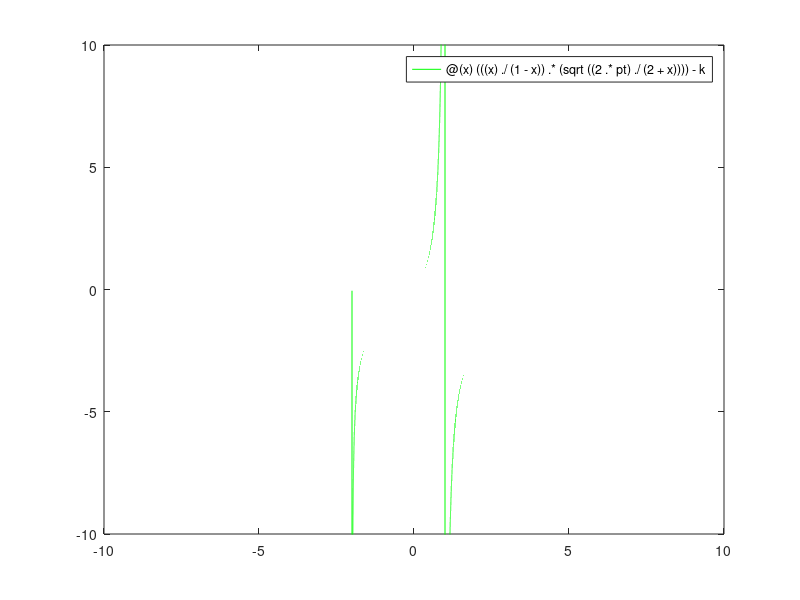

The MATLAB source for this figure: (Note: this script raises an error after producing the figure.)
%created by Jason Sayre on 02/22/2018
clear %housekeeping
clc
pt = 3 %variables
k = 0.05
func = @(x) (((x)./(1-x)).*(sqrt((2.*pt)./(2+x))))-k %function we want to approximate the root location of
fplot(func,'g-') %graphs function
ylim([-10 10]) %adds windows/limits for x and y axis
xlim([-10 10])
refline(0) %graphical elements
xroot = fzero(func,[0 0.4]) %use of a function to approximate the root
hold on %keeps graph elements
plot(xroot,0,'bd') %adds diamond on the root location 

[root, fx, ea, iter] = falsePosition (func, 0, 0.4)
%being that this function has a point where it diverges to infinity, it can
%be assumed that a closed bracket method would be more accurate

function [root, fx, ea, iter] = falsePosition (func, xl ,xu, es, maxiter) %bracket false position method
%This function estimates the root of a given function
%Inputs:
%   func - the function being evaluated. Please enter function in the
%   format of "@(x)" followed by the desired function. Example: '@(x)
%   x.^3+5*x-4 '
%   xl - the lower guess
%   xu - the upper guess
%   es - the desired relative error as a (default = 0.0001%)
%   maxiter - the number of iterations desired (default = 200)
%Outputs:
%   root - the estimated root location
%   fx - the function evaluated at the root location
%   ea - the approximate relative error as a percent
%   iter - how many iterations were performed
%Program created by Jason Sayre on 02/17/18
%Last edit on 01/17/18

%For testing purposes, un-comment while in use, comment while not in use
%func = @(x) x.^3+4*x-1    root is ~0.24626
%func = @(x) x.^2+2*x-1    root is ~0.4145
%func = @(x) x.^2          root is 0.00
%xl = -3
%xu = 3
%es = 0.1
%maxiter= 200

%input arguments for testing%
%func = input('enter the function to be evaluated: ')
%xl = input('the lower guess: ')
%xu = input('the upper guess: ')
%es = input('the desired relative error: ')
%maxiter = input('the max iterations: ')


%x= sym('x'); %for testing purpose, i was unable to figure out how to use
%this notation and instead starting using the notation:
%x = @(x) ...
%source for where i learned how to do this notation: https://www.mathworks.com/matlabcentral/answers/63664-evaluate-f-x-for-multiple-evenly-spaced-values

clc %housekeeping, clears command window. Cannot have clear otherwise the input variables will be cleared immediately after being entered.


if nargin < 3 %sets minimum input arguments as 3
    warning('the requested function does not have enough info to properly calculate the root of the function')
end

if nargin == 3 %sets 4th and 5th arg as a default value
    es = 0.0001;
    maxiter = 200;
end

if nargin == 4 %sets 5th arg as default
    maxiter = 200;
end

if nargin > 5 %limits inputs to 5 arguments
    warning('You have not entered the proper amount of input arguments')
end



fxu = func(xu); %intent is to check sign in next step
fxl = func(xl);
if fxu*fxl > 0  %checks sign to determine if there is a root in between the bounds entered
    warning('if printed above is root = 0, the root is zero. Otherwise there is either multiple roots or no root between the upper and lower bound estimates entered. Try reentering the bounds. If this error continues to occur, try graphing your function and re-choosing bounds ')
end

iter=1;%starting interation 
ea = 1; %100 percent error to start
rootstorage = ones(1,200); %starting vector values


fxzero = func(0); %tests if the root is at the value of zero
if fxzero == 0 %will display root is zero and will then stop program if it is true.
    root = [fxzero]
    fx = [func]
    ea = [0]
    iter = ('the root was found without running the program through iterations. ')
    
else while ea >= es %runs while calculated error is greater than desired error
xu = xu; %upper x value
xl = xl; %lower x value
fxu = func(xu); %calculated upper y value
fxl = func(xl); %calculated lower y value

xr = (xu-((fxu*(xl-xu))/ (fxl - fxu))); %plugs values in to find the functions calculated root
rootstorage(iter) = xr;
if (fxl * fxu < 0) %tests which side to redefine the bracket as
    xu = xr;
else
    xl = xr;
end

if xr == rootstorage(1)%considers that the first time through wont have 2 values to calculate error, sets default error as 100 percent
    ea = 1;
end
if xr~= rootstorage(1)
  %xr ~= rootstorage(1)
ea = ((((rootstorage(iter) - rootstorage((old)))/rootstorage(iter)))*100); %calculated percent error from the created vector
ea = abs(ea);
end
    




old = iter; %stores previous iter as old, updates each loop
iter = iter +1; %counts iterations and stores most recent iter as iter


if iter == maxiter
    break
end

end

[root] = xr %returns output variables in command window
[fx] = func(xr) %evaluated function at root
[ea] = ea %error
[iter] = iter %# of iterations
end 
end




